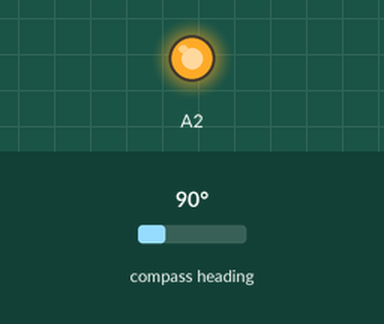
Simulated run of this sketch. Board: Arduino Uno, built with avr-gcc and run on an emulated ATmega328P. Shown: output pins drawn as LEDs (lit = HIGH). The inputs (shaded band) are chosen by the test bench; at power-on: compass heading 90°. What the sketch prints to the serial monitor is not drawn.

Above: at 0.1 s.
Timing chart, 0 to 1.6 s (numbered marks = the images above):
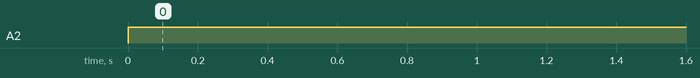

Measured:
- by itself, A2: LOW → HIGH at 0.00 s

The sketch:

Magnetometer.ino
```cpp
#include <Wire.h>
#include <Adafruit_Sensor.h>
#include <Adafruit_HMC5883_U.h>
Adafruit_HMC5883_Unified mag = Adafruit_HMC5883_Unified(12345);
void setup(void)
{
  pinMode(A2,OUTPUT);
  Serial.begin(9600);
  mag.begin();
}

void loop(void)
{
  digitalWrite(A2,HIGH);
  sensors_event_t event;
  mag.getEvent(&event);
  Serial.print(event.magnetic.x); Serial.print("  ");
  Serial.print(event.magnetic.y); Serial.print("  ");
  Serial.print(event.magnetic.z); Serial.print("  ");Serial.println("uT");
  float heading = atan2(event.magnetic.y, event.magnetic.x);
  float declinationAngle = 0.22;
  heading += declinationAngle;
  if(heading < 0)
    heading += 2*PI;
  if(heading > 2*PI)
    heading -= 2*PI;
  float headingDegrees = heading * 180/M_PI;

  Serial.println(headingDegrees);

  delay(500);
}
```
